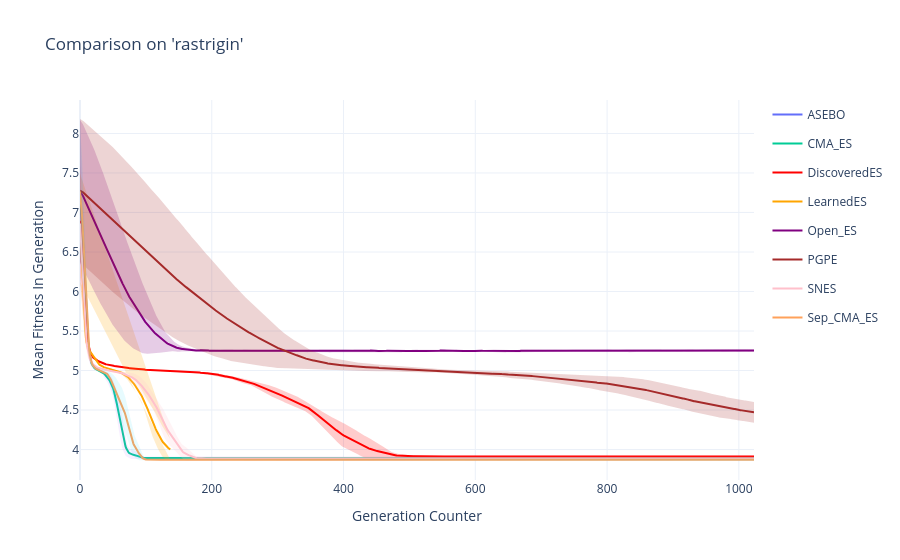

Here is the notebook cell this chart was saved with:
### Code cell
custom_colors = {
    "CME_ES": "blue",
    "DiscoveredES": "red",
    "EvoTF_ES": "green",
    "LearnedES": "orange",
    "Open_ES": "purple",
    "PGPE": "brown",
    "SNES": "pink",
    "SEP_CME_ES": "cyan",
    "SimpleES": "olive"
}

plot_experiments_convergence_graph(
    "../results/BBOBProblem/rastrigin",
    x_key="generation_counter",
    y_key="mean_fitness_in_generation",
    normalize_specific=False, # True not works if there is nan in a y_key of an algorithm.
    show_runs=False,
    colors=custom_colors
)

### Figure 1 — Plotly figure (JSON) as saved in the notebook; plotly's stock layout.template omitted (floating-point values rounded to 4 significant figures; data arrays with more than 128 entries replaced by an {"elided": "..."} marker saying what was removed)
{"data": [{"hovertemplate": "Generation Counter: %{x}<br>Mean Fitness In Generation: %{y:.4f}<extra></extra>", "legendgroup": "ASEBO", "line": {"width": 2}, "mode": "lines", "name": "ASEBO", "type": "scatter", "x": {"elided": "1024 float values"}, "y": {"elided": "1024 float values"}}, {"fill": "toself", "hoverinfo": "skip", "legendgroup": "ASEBO", "line": {"width": 0}, "opacity": 0.2, "showlegend": false, "type": "scatter", "x": {"elided": "2048 float values"}, "y": {"elided": "2048 float values"}}, {"hovertemplate": "Generation Counter: %{x}<br>Mean Fitness In Generation: %{y:.4f}<extra></extra>", "legendgroup": "CMA_ES", "line": {"width": 2}, "mode": "lines", "name": "CMA_ES", "type": "scatter", "x": {"elided": "1024 float values"}, "y": {"elided": "1024 float values"}}, {"fill": "toself", "hoverinfo": "skip", "legendgroup": "CMA_ES", "line": {"width": 0}, "opacity": 0.2, "showlegend": false, "type": "scatter", "x": {"elided": "2048 float values"}, "y": {"elided": "2048 float values"}}, {"hovertemplate": "Generation Counter: %{x}<br>Mean Fitness In Generation: %{y:.4f}<extra></extra>", "legendgroup": "DiscoveredES", "line": {"color": "red", "width": 2}, "mode": "lines", "name": "DiscoveredES", "type": "scatter", "x": {"elided": "1024 float values"}, "y": {"elided": "1024 float values"}}, {"fill": "toself", "fillcolor": "red", "hoverinfo": "skip", "legendgroup": "DiscoveredES", "line": {"width": 0}, "opacity": 0.2, "showlegend": false, "type": "scatter", "x": {"elided": "2048 float values"}, "y": {"elided": "2048 float values"}}, {"hovertemplate": "Generation Counter: %{x}<br>Mean Fitness In Generation: %{y:.4f}<extra></extra>", "legendgroup": "LearnedES", "line": {"color": "orange", "width": 2}, "mode": "lines", "name": "LearnedES", "type": "scatter", "x": {"elided": "1024 float values"}, "y": {"elided": "1024 float values"}}, {"fill": "toself", "fillcolor": "orange", "hoverinfo": "skip", "legendgroup": "LearnedES", "line": {"width": 0}, "opacity": 0.2, "showlegend": false, "type": "scatter", "x": {"elided": "2048 float values"}, "y": {"elided": "2048 float values"}}, {"hovertemplate": "Generation Counter: %{x}<br>Mean Fitness In Generation: %{y:.4f}<extra></extra>", "legendgroup": "Open_ES", "line": {"color": "purple", "width": 2}, "mode": "lines", "name": "Open_ES", "type": "scatter", "x": {"elided": "1024 float values"}, "y": {"elided": "1024 float values"}}, {"fill": "toself", "fillcolor": "purple", "hoverinfo": "skip", "legendgroup": "Open_ES", "line": {"width": 0}, "opacity": 0.2, "showlegend": false, "type": "scatter", "x": {"elided": "2048 float values"}, "y": {"elided": "2048 float values"}}, {"hovertemplate": "Generation Counter: %{x}<br>Mean Fitness In Generation: %{y:.4f}<extra></extra>", "legendgroup": "PGPE", "line": {"color": "brown", "width": 2}, "mode": "lines", "name": "PGPE", "type": "scatter", "x": {"elided": "1024 float values"}, "y": {"elided": "1024 float values"}}, {"fill": "toself", "fillcolor": "brown", "hoverinfo": "skip", "legendgroup": "PGPE", "line": {"width": 0}, "opacity": 0.2, "showlegend": false, "type": "scatter", "x": {"elided": "2048 float values"}, "y": {"elided": "2048 float values"}}, {"hovertemplate": "Generation Counter: %{x}<br>Mean Fitness In Generation: %{y:.4f}<extra></extra>", "legendgroup": "SNES", "line": {"color": "pink", "width": 2}, "mode": "lines", "name": "SNES", "type": "scatter", "x": {"elided": "1024 float values"}, "y": {"elided": "1024 float values"}}, {"fill": "toself", "fillcolor": "pink", "hoverinfo": "skip", "legendgroup": "SNES", "line": {"width": 0}, "opacity": 0.2, "showlegend": false, "type": "scatter", "x": {"elided": "2048 float values"}, "y": {"elided": "2048 float values"}}, {"hovertemplate": "Generation Counter: %{x}<br>Mean Fitness In Generation: %{y:.4f}<extra></extra>", "legendgroup": "Sep_CMA_ES", "line": {"width": 2}, "mode": "lines", "name": "Sep_CMA_ES", "type": "scatter", "x": {"elided": "1024 float values"}, "y": {"elided": "1024 float values"}}, {"fill": "toself", "hoverinfo": "skip", "legendgroup": "Sep_CMA_ES", "line": {"width": 0}, "opacity": 0.2, "showlegend": false, "type": "scatter", "x": {"elided": "2048 float values"}, "y": {"elided": "2048 float values"}}], "layout": {"autosize": true, "hovermode": "x unified", "title": {"text": "Comparison on 'rastrigin'"}, "xaxis": {"autorange": true, "range": [0, 1023], "title": {"text": "Generation Counter"}, "type": "linear"}, "yaxis": {"autorange": true, "range": [3.614, 8.424], "title": {"text": "Mean Fitness In Generation"}, "type": "linear"}}}
